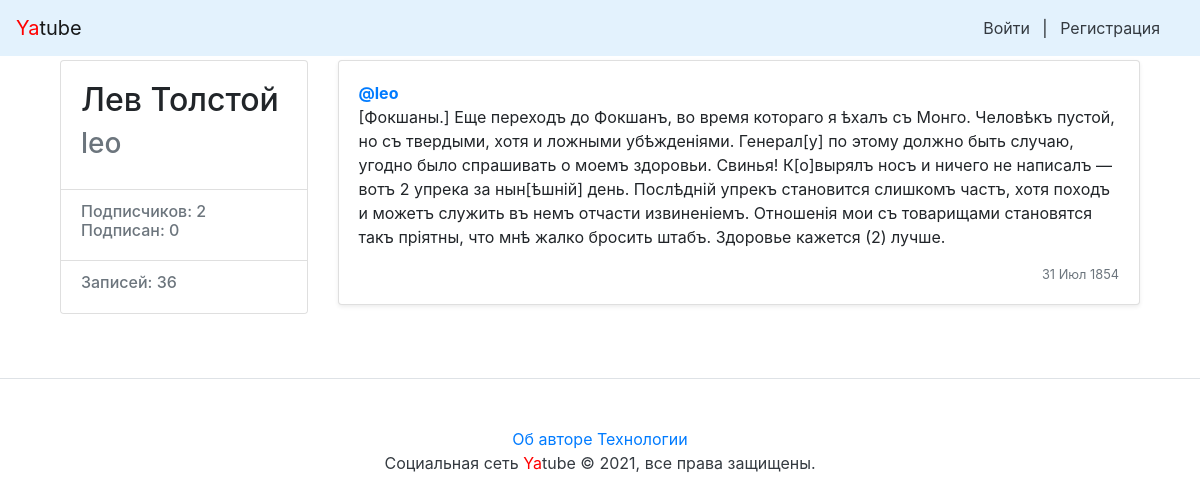
Page /leo/37/ on the committed database.
### posts/models.py (models this page shows, shortened)
class Post(models.Model):
    text = models.TextField(verbose_name='Текст', help_text='Это поле обязательно, пожалуйста заполните его.')
    pub_date = models.DateTimeField('date published', auto_now_add=True, db_index=True)
    author = models.ForeignKey(
        User, on_delete=models.CASCADE, related_name='posts',
        null=True
    )
    group = models.ForeignKey(
        'Group', blank=True, null=True,
        related_name='posts', on_delete=models.SET_NULL,
        verbose_name='Группа',
        help_text='Это поле необязательно, но оно может помочь Вам найти единомышленников.'
    )
    image = models.ImageField(upload_to='posts/', blank=True, null=True)
    class Meta():
        ordering = ('-pub_date',)

### posts/views.py (the view)
# urls.py: path('<str:username>/<int:post_id>/', views.post_view, name='post'),
def post_view(request, username, post_id):
    author = User.objects.get(username=username)
    text = Post._meta.get_field('text')
    post = get_object_or_404(Post, id=post_id, author=author)
    posts_count = Post.objects.filter(author=author).select_related('author').count()
    comments = Comment.objects.filter(post=post_id).order_by('-created')
    form = CommentForm(request.POST or None)
    folllowers_count = Follow.objects.filter(author__username=username).count()
    following_count = Follow.objects.filter(user__username=username).count()
    context = {
        'text': text,
        'post': post,
        'posts_count': posts_count,
        'author': author,
        'post_id': post_id,
        'comments': comments,
        'form': form,
        'followers_count': folllowers_count,
        'following_count': following_count,
    }
    return render(request, 'post.html', context)

### templates/post.html (shortened to what this page needs)
{% extends "base.html" %}
{% block content %}
<main role="main" class="container">
    <div class="row">
            <div class="col-md-3 mb-3 mt-1">
                <div class="card">
                        <div class="card-body">
                                <div class="h2">
                                    {{ author.get_full_name }}
                                </div>
                                <div class="h3 text-muted">
                                     {{ author }}
                                </div>
                        </div>
                        <ul class="list-group list-group-flush">
                                <li class="list-group-item">
                                        <div class="h6 text-muted">
                                        Подписчиков: {{ followers_count }} <br />
                                        Подписан: {{ following_count }}
                                        </div>
                                </li>
                                <li class="list-group-item">
                                        <div class="h6 text-muted">
                                            Записей: {{ posts_count }}
                                        </div>
                                </li>
                        </ul>
                </div>
        </div>
        <div class="col-md-9">
                <div class="card mb-3 mt-1 shadow-sm">
                        {% load thumbnail %}
                        <div class="card-body">
                                <p class="card-text">
                                        <a href="/{{ author }}/"><strong class="d-block text-gray-dark">@leo</strong></a>
                                        {{ post.text }}
                                </p>
                                <div class="d-flex justify-content-between align-items-center">
                                        <small class="text-muted">{{ post.pub_date|date:"d M Y" }}</small>
                                </div>
                        </div>
                </div>
     </div>
    </div>
</main>
{% endblock %}

### rows in the picture
Post: text "[Фокшаны.] Еще переходъ до Фокшанъ, во время котораго я ѣхалъ съ Монго. Человѣкъ пустой, но съ твердыми, хотя и ложными убѣжденіями. Генерал[у] по этому должно быть случаю, угодно было спрашивать о моемъ здоровьи. Свинья! К[о]вырялъ носъ и ничего не написалъ — вотъ 2 упрека за нын[ѣшній] день. Послѣдній упрекъ становится слишкомъ частъ, хотя походъ и можетъ служить въ немъ отчасти извиненіемъ. Отношенія мои съ товарищами становятся такъ пріятны, что мнѣ жалко бросить штабъ. Здоровье кажется (2) лучше.", pub_date "31 Июл 1854"

### other values in the picture
{{ author.get_full_name }} "Лев Толстой"
{{ author }} "leo"
{{ followers_count }} "2"
{{ following_count }} "0"
{{ posts_count }} "36"
